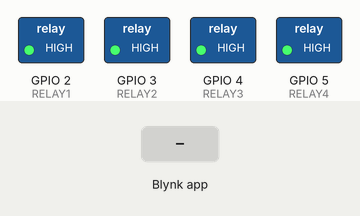
Bench run of a sketch on a simulated ESP32. Shown: switched loads named in the sketch (green lamp = pin HIGH). The inputs (shaded band) are chosen by the test bench. WiFi joins after 1.5 s; servers stay silent unless stated.

Above: at 3.0 s.
3.1 s: Blynk app writes 1 to V1
At 3.9 s:
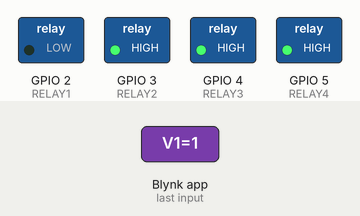
4.6 s: Blynk app writes 1 to V2
At 5.1 s:
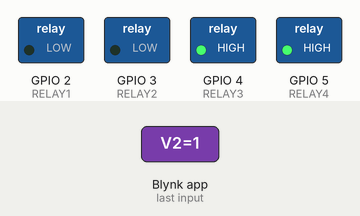
6.1 s: Blynk app writes 0 to V1
At 7.3 s:
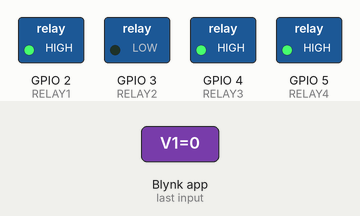
7.6 s: Blynk app writes 1 to V3
At 8.6 s:
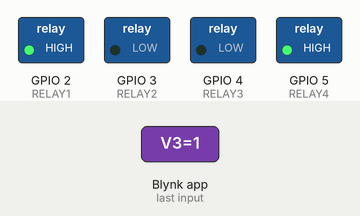
9.1 s: Blynk app writes 200 to V1
At 9.7 s:
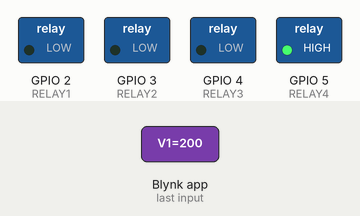
10.6 s: Blynk app writes 0 to V2
At 10.9 s:
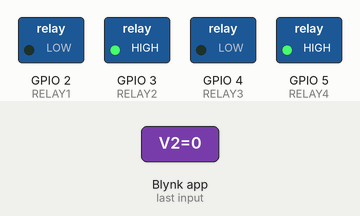
Timing chart, 0 to 13.1 s (numbered marks = the images above; inputs shaded):
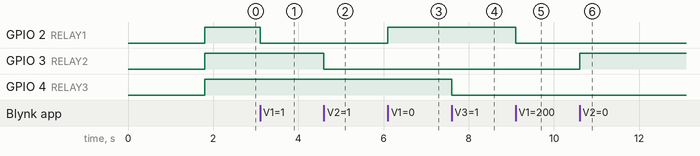

The sketch:

HomeAutomation.ino
```cpp
#define BLYNK_TEMPLATE_ID   "YourTemplateID"  // From Blynk.Cloud
#define BLYNK_TEMPLATE_NAME "Home Automation"
#define BLYNK_AUTH_TOKEN    "YourAuthToken"   // From Blynk App

#include <WiFi.h>            // For ESP32 (use <ESP8266WiFi.h> if NodeMCU ESP8266)
#include <WiFiClient.h>
#include <BlynkSimpleEsp32.h> // Or BlynkSimpleEsp8266.h depending on your board

// Your WiFi credentials
char ssid[] = "YourWiFiName";
char pass[] = "YourWiFiPassword";

// Relay Pin Definitions
#define RELAY1  D1
#define RELAY2  D2
#define RELAY3  D3
#define RELAY4  D4

void setup()
{
  // Debug console
  Serial.begin(115200);

  // Connect to WiFi & Blynk
  Blynk.begin(BLYNK_AUTH_TOKEN, ssid, pass);

  // Set relay pins as output
  pinMode(RELAY1, OUTPUT);
  pinMode(RELAY2, OUTPUT);
  pinMode(RELAY3, OUTPUT);
  pinMode(RELAY4, OUTPUT);

  // Initially OFF (Active LOW Relay)
  digitalWrite(RELAY1, HIGH);
  digitalWrite(RELAY2, HIGH);
  digitalWrite(RELAY3, HIGH);
  digitalWrite(RELAY4, HIGH);
}

// V1 -> Relay 1
BLYNK_WRITE(V1) {
  int value = param.asInt(); // 0 or 1
  digitalWrite(RELAY1, value ? LOW : HIGH); // Active LOW
}

// V2 -> Relay 2
BLYNK_WRITE(V2) {
  int value = param.asInt();
  digitalWrite(RELAY2, value ? LOW : HIGH);
}

// V3 -> Relay 3
BLYNK_WRITE(V3) {
  int value = param.asInt();
  digitalWrite(RELAY3, value ? LOW : HIGH);
}

// V4 -> Relay 4
BLYNK_WRITE(V4) {
  int value = param.asInt();
  digitalWrite(RELAY4, value ? LOW : HIGH);
}

void loop()
{
  Blynk.run();
}
```

Measured:
- after the input at 3.1 s, GPIO 2 (RELAY1): HIGH → LOW at once
- after the input at 4.6 s, GPIO 3 (RELAY2): HIGH → LOW at once
- after the input at 6.1 s, GPIO 2 (RELAY1): LOW → HIGH at once
- after the input at 7.6 s, GPIO 4 (RELAY3): HIGH → LOW at once
- after the input at 9.1 s, GPIO 2 (RELAY1): HIGH → LOW at once
- after the input at 10.6 s, GPIO 3 (RELAY2): LOW → HIGH at once
